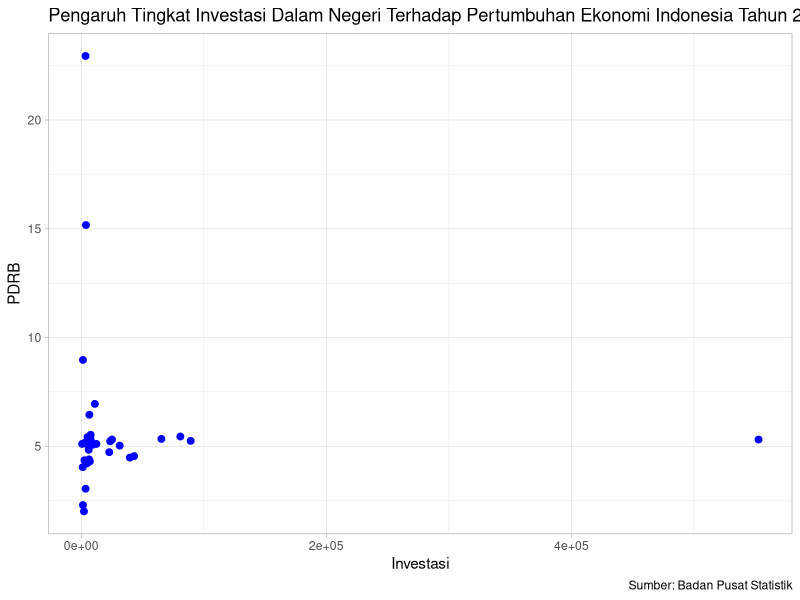

Reproduce this figure in R.
## ---- chunk 1
#| warning: false
#| echo: true
library("readxl")
library("dplyr")
library("ggplot2")
## ---- chunk 2
library("readxl")
dat<-read_excel("investasipdrb.xlsx")
head(dat)
## ---- chunk 3
library("ggplot2")
ggplot(data=dat,aes(x=investasi,y=pdrb))+
  geom_point(color="blue",size=2)+
  labs(title="Pengaruh Tingkat Investasi Dalam Negeri Terhadap Pertumbuhan Ekonomi Indonesia Tahun 2022",
       x="Investasi",
       y="PDRB",
       caption="Sumber: Badan Pusat Statistik")+
  theme_light()
## ---- chunk 4
library("readxl")
dat<-read_excel("investasipdrb.xlsx")
head(dat)
## ---- chunk 5
reg1<-lm(investasi~pdrb,data=dat)
summary(reg1)
